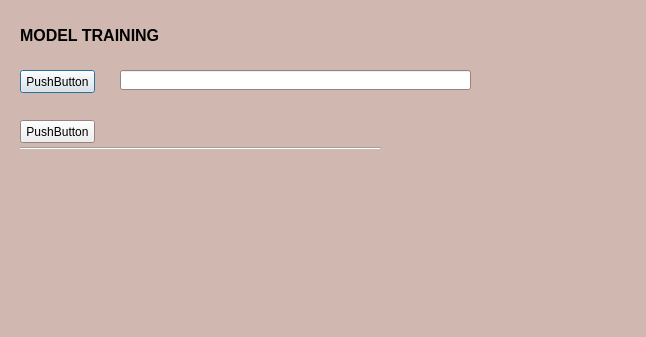
<?xml version="1.0" encoding="UTF-8"?>
<ui version="4.0">
 <class>Dialog</class>
 <widget class="QDialog" name="Dialog">
  <property name="geometry">
   <rect>
    <x>0</x>
    <y>0</y>
    <width>646</width>
    <height>337</height>
   </rect>
  </property>
  <property name="palette">
   <palette>
    <active>
     <colorrole role="Base">
      <brush brushstyle="SolidPattern">
       <color alpha="255">
        <red>255</red>
        <green>255</green>
        <blue>255</blue>
       </color>
      </brush>
     </colorrole>
     <colorrole role="Window">
      <brush brushstyle="SolidPattern">
       <color alpha="255">
        <red>208</red>
        <green>183</green>
        <blue>176</blue>
       </color>
      </brush>
     </colorrole>
    </active>
    <inactive>
     <colorrole role="Base">
      <brush brushstyle="SolidPattern">
       <color alpha="255">
        <red>255</red>
        <green>255</green>
        <blue>255</blue>
       </color>
      </brush>
     </colorrole>
     <colorrole role="Window">
      <brush brushstyle="SolidPattern">
       <color alpha="255">
        <red>208</red>
        <green>183</green>
        <blue>176</blue>
       </color>
      </brush>
     </colorrole>
    </inactive>
    <disabled>
     <colorrole role="Base">
      <brush brushstyle="SolidPattern">
       <color alpha="255">
        <red>208</red>
        <green>183</green>
        <blue>176</blue>
       </color>
      </brush>
     </colorrole>
     <colorrole role="Window">
      <brush brushstyle="SolidPattern">
       <color alpha="255">
        <red>208</red>
        <green>183</green>
        <blue>176</blue>
       </color>
      </brush>
     </colorrole>
    </disabled>
   </palette>
  </property>
  <property name="windowTitle">
   <string>Dialog</string>
  </property>
  <widget class="QLabel" name="label">
   <property name="geometry">
    <rect>
     <x>20</x>
     <y>20</y>
     <width>161</width>
     <height>31</height>
    </rect>
   </property>
   <property name="font">
    <font>
     <pointsize>12</pointsize>
     <weight>75</weight>
     <bold>true</bold>
    </font>
   </property>
   <property name="text">
    <string>MODEL TRAINING </string>
   </property>
  </widget>
  <widget class="Line" name="line">
   <property name="geometry">
    <rect>
     <x>20</x>
     <y>140</y>
     <width>361</width>
     <height>16</height>
    </rect>
   </property>
   <property name="orientation">
    <enum>Qt::Horizontal</enum>
   </property>
  </widget>
  <widget class="QPushButton" name="pushButton">
   <property name="geometry">
    <rect>
     <x>20</x>
     <y>70</y>
     <width>75</width>
     <height>23</height>
    </rect>
   </property>
   <property name="text">
    <string>PushButton</string>
   </property>
  </widget>
  <widget class="QPushButton" name="pushButton_2">
   <property name="geometry">
    <rect>
     <x>20</x>
     <y>120</y>
     <width>75</width>
     <height>23</height>
    </rect>
   </property>
   <property name="text">
    <string>PushButton</string>
   </property>
  </widget>
  <widget class="QLineEdit" name="lineEdit">
   <property name="geometry">
    <rect>
     <x>120</x>
     <y>70</y>
     <width>351</width>
     <height>20</height>
    </rect>
   </property>
  </widget>
 </widget>
 <resources/>
 <connections/>
</ui>
